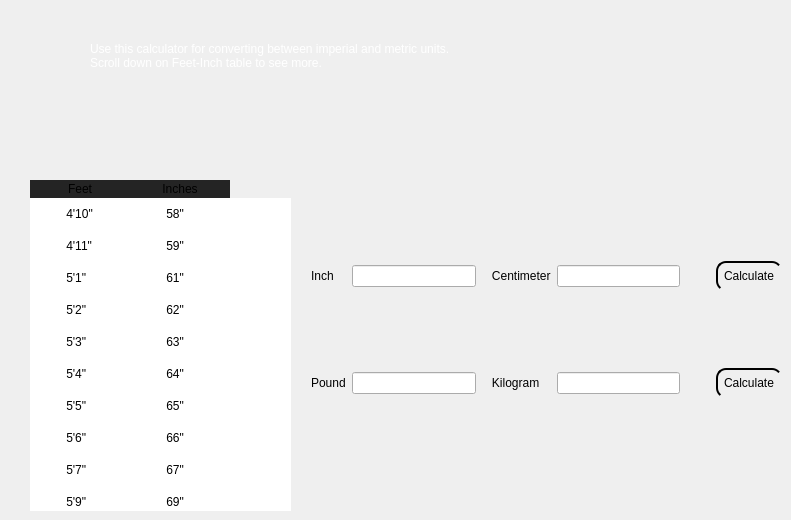
     <widget class="QWidget" name="page_units">
      <property name="styleSheet">
       <string notr="true">font: bold 22px &quot;Calibri&quot;;</string>
      </property>
      <widget class="QWidget" name="verticalLayoutWidget_6">
       <property name="geometry">
        <rect>
         <x>90</x>
         <y>20</y>
         <width>631</width>
         <height>71</height>
        </rect>
       </property>
       <layout class="QVBoxLayout" name="verticalLayout_units">
        <item>
         <widget class="QLabel" name="label_summary_units">
          <property name="palette">
           <palette>
            <active>
             <colorrole role="WindowText">
              <brush brushstyle="SolidPattern">
               <color alpha="255">
                <red>255</red>
                <green>255</green>
                <blue>255</blue>
               </color>
              </brush>
             </colorrole>
             <colorrole role="Button">
              <brush brushstyle="SolidPattern">
               <color alpha="255">
                <red>36</red>
                <green>36</green>
                <blue>36</blue>
               </color>
              </brush>
             </colorrole>
             <colorrole role="Text">
              <brush brushstyle="SolidPattern">
               <color alpha="255">
                <red>255</red>
                <green>255</green>
                <blue>255</blue>
               </color>
              </brush>
             </colorrole>
             <colorrole role="ButtonText">
              <brush brushstyle="SolidPattern">
               <color alpha="255">
                <red>255</red>
                <green>255</green>
                <blue>255</blue>
               </color>
              </brush>
             </colorrole>
             <colorrole role="Base">
              <brush brushstyle="SolidPattern">
               <color alpha="255">
                <red>36</red>
                <green>36</green>
                <blue>36</blue>
               </color>
              </brush>
             </colorrole>
             <colorrole role="Window">
              <brush brushstyle="SolidPattern">
               <color alpha="255">
                <red>36</red>
                <green>36</green>
                <blue>36</blue>
               </color>
              </brush>
             </colorrole>
             <colorrole role="PlaceholderText">
              <brush brushstyle="NoBrush">
               <color alpha="128">
                <red>255</red>
                <green>255</green>
                <blue>255</blue>
               </color>
              </brush>
             </colorrole>
            </active>
            <inactive>
             <colorrole role="WindowText">
              <brush brushstyle="SolidPattern">
               <color alpha="255">
                <red>255</red>
                <green>255</green>
                <blue>255</blue>
               </color>
              </brush>
             </colorrole>
             <colorrole role="Button">
              <brush brushstyle="SolidPattern">
               <color alpha="255">
                <red>36</red>
                <green>36</green>
                <blue>36</blue>
               </color>
              </brush>
             </colorrole>
             <colorrole role="Text">
              <brush brushstyle="SolidPattern">
               <color alpha="255">
                <red>255</red>
                <green>255</green>
                <blue>255</blue>
               </color>
              </brush>
             </colorrole>
             <colorrole role="ButtonText">
              <brush brushstyle="SolidPattern">
               <color alpha="255">
                <red>255</red>
                <green>255</green>
                <blue>255</blue>
               </color>
              </brush>
             </colorrole>
             <colorrole role="Base">
              <brush brushstyle="SolidPattern">
               <color alpha="255">
                <red>36</red>
                <green>36</green>
                <blue>36</blue>
               </color>
              </brush>
             </colorrole>
             <colorrole role="Window">
              <brush brushstyle="SolidPattern">
               <color alpha="255">
                <red>36</red>
                <green>36</green>
                <blue>36</blue>
               </color>
              </brush>
             </colorrole>
             <colorrole role="PlaceholderText">
              <brush brushstyle="NoBrush">
               <color alpha="128">
                <red>255</red>
                <green>255</green>
                <blue>255</blue>
               </color>
              </brush>
             </colorrole>
            </inactive>
            <disabled>
             <colorrole role="WindowText">
              <brush brushstyle="SolidPattern">
               <color alpha="255">
                <red>255</red>
                <green>255</green>
                <blue>255</blue>
               </color>
              </brush>
             </colorrole>
             <colorrole role="Button">
              <brush brushstyle="SolidPattern">
               <color alpha="255">
                <red>36</red>
                <green>36</green>
                <blue>36</blue>
               </color>
              </brush>
             </colorrole>
             <colorrole role="Text">
              <brush brushstyle="SolidPattern">
               <color alpha="255">
                <red>255</red>
                <green>255</green>
                <blue>255</blue>
               </color>
              </brush>
             </colorrole>
             <colorrole role="ButtonText">
              <brush brushstyle="SolidPattern">
               <color alpha="255">
                <red>255</red>
                <green>255</green>
                <blue>255</blue>
               </color>
              </brush>
             </colorrole>
             <colorrole role="Base">
              <brush brushstyle="SolidPattern">
               <color alpha="255">
                <red>36</red>
                <green>36</green>
                <blue>36</blue>
               </color>
              </brush>
             </colorrole>
             <colorrole role="Window">
              <brush brushstyle="SolidPattern">
               <color alpha="255">
                <red>36</red>
                <green>36</green>
                <blue>36</blue>
               </color>
              </brush>
             </colorrole>
             <colorrole role="PlaceholderText">
              <brush brushstyle="NoBrush">
               <color alpha="128">
                <red>255</red>
                <green>255</green>
                <blue>255</blue>
               </color>
              </brush>
             </colorrole>
            </disabled>
           </palette>
          </property>
          <property name="styleSheet">
           <string notr="true">font: bold 22px &quot;Calibri&quot;;</string>
          </property>
          <property name="text">
           <string>Use this calculator for converting between imperial and metric units.
Scroll down on Feet-Inch table to see more.</string>
          </property>
          <property name="wordWrap">
           <bool>true</bool>
          </property>
         </widget>
        </item>
       </layout>
      </widget>
      <widget class="QWidget" name="gridLayoutWidget_4">
       <property name="geometry">
        <rect>
         <x>311</x>
         <y>190</y>
         <width>471</width>
         <height>281</height>
        </rect>
       </property>
       <layout class="QGridLayout" name="gridLayout_un">
        <item row="1" column="1">
         <widget class="QLineEdit" name="lineEdit_pound_un">
          <property name="placeholderText">
           <string/>
          </property>
         </widget>
        </item>
        <item row="1" column="3">
         <widget class="QLineEdit" name="lineEdit_kilo_un">
          <property name="placeholderText">
           <string/>
          </property>
         </widget>
        </item>
        <item row="0" column="1">
         <widget class="QLineEdit" name="lineEdit_inch_un">
          <property name="placeholderText">
           <string/>
          </property>
         </widget>
        </item>
        <item row="0" column="4">
         <widget class="QPushButton" name="pushButton_length">
          <property name="styleSheet">
           <string notr="true">QPushButton{
    border-style: outset;
    border-width: 2px;
    border-radius: 10px;
    padding: 6px;
	max-width: 70px;
	margin-left: 30px;
	font: bold 18px &quot;Calibri&quot;;
}</string>
          </property>
          <property name="text">
           <string>Calculate</string>
          </property>
         </widget>
        </item>
        <item row="0" column="2">
         <widget class="QLabel" name="label_centimeter_un">
          <property name="text">
           <string>   Centimeter</string>
          </property>
         </widget>
        </item>
        <item row="1" column="0">
         <widget class="QLabel" name="label_pound_un">
          <property name="text">
           <string>Pound</string>
          </property>
         </widget>
        </item>
        <item row="0" column="3">
         <widget class="QLineEdit" name="lineEdit_centimeter_un">
          <property name="placeholderText">
           <string/>
          </property>
         </widget>
        </item>
        <item row="1" column="4">
         <widget class="QPushButton" name="pushButton_mass">
          <property name="styleSheet">
           <string notr="true">QPushButton{
    border-style: outset;
    border-width: 2px;
    border-radius: 10px;
    padding: 6px;
	max-width: 70px;
	margin-left: 30px;
	font: bold 18px &quot;Calibri&quot;;
}</string>
          </property>
          <property name="text">
           <string>Calculate</string>
          </property>
         </widget>
        </item>
        <item row="1" column="2">
         <widget class="QLabel" name="label_kilo_un">
          <property name="text">
           <string>   Kilogram</string>
          </property>
         </widget>
        </item>
        <item row="0" column="0">
         <widget class="QLabel" name="label_inch_un">
          <property name="text">
           <string>Inch</string>
          </property>
         </widget>
        </item>
       </layout>
      </widget>
      <widget class="QTableWidget" name="tableWidget_units">
       <property name="geometry">
        <rect>
         <x>30</x>
         <y>180</y>
         <width>261</width>
         <height>331</height>
        </rect>
       </property>
       <property name="layoutDirection">
        <enum>Qt::LeftToRight</enum>
       </property>
       <property name="autoFillBackground">
        <bool>false</bool>
       </property>
       <property name="styleSheet">
        <string notr="true">QHeaderView::section {
    background-color: rgb(36, 36, 36);
    border: none;
}

</string>
       </property>
       <property name="frameShape">
        <enum>QFrame::NoFrame</enum>
       </property>
       <property name="verticalScrollBarPolicy">
        <enum>Qt::ScrollBarAlwaysOff</enum>
       </property>
       <property name="alternatingRowColors">
        <bool>false</bool>
       </property>
       <property name="showGrid">
        <bool>false</bool>
       </property>
       <property name="cornerButtonEnabled">
        <bool>false</bool>
       </property>
       <attribute name="horizontalHeaderVisible">
        <bool>true</bool>
       </attribute>
       <attribute name="horizontalHeaderHighlightSections">
        <bool>true</bool>
       </attribute>
       <attribute name="verticalHeaderVisible">
        <bool>false</bool>
       </attribute>
       <attribute name="verticalHeaderMinimumSectionSize">
        <number>32</number>
       </attribute>
       <row>
        <property name="text">
         <string>1</string>
        </property>
       </row>
       <row>
        <property name="text">
         <string>2</string>
        </property>
       </row>
       <row>
        <property name="text">
         <string>3</string>
        </property>
       </row>
       <row>
        <property name="text">
         <string>4</string>
        </property>
       </row>
       <row>
        <property name="text">
         <string>5</string>
        </property>
       </row>
       <row>
        <property name="text">
         <string>6</string>
        </property>
       </row>
       <row>
        <property name="text">
         <string>7</string>
        </property>
       </row>
       <row>
        <property name="text">
         <string>8</string>
        </property>
       </row>
       <row>
        <property name="text">
         <string>10</string>
        </property>
       </row>
       <row>
        <property name="text">
         <string>11</string>
        </property>
       </row>
       <row>
        <property name="text">
         <string>12</string>
        </property>
       </row>
       <row>
        <property name="text">
         <string>13</string>
        </property>
       </row>
       <row>
        <property name="text">
         <string>14</string>
        </property>
       </row>
       <row>
        <property name="text">
         <string>16</string>
        </property>
       </row>
       <row>
        <property name="text">
         <string>17</string>
        </property>
       </row>
       <row>
        <property name="text">
         <string>18</string>
        </property>
       </row>
       <row>
        <property name="text">
         <string>20</string>
        </property>
       </row>
       <row>
        <property name="text">
         <string>21</string>
        </property>
       </row>
       <row>
        <property name="text">
         <string>22</string>
        </property>
       </row>
       <column>
        <property name="text">
         <string>Feet</string>
        </property>
       </column>
       <column>
        <property name="text">
         <string>Inches</string>
        </property>
       </column>
       <item row="0" column="0">
        <property name="text">
         <string>          4'10&quot;</string>
        </property>
       </item>
       <item row="0" column="1">
        <property name="text">
         <string>          58&quot;</string>
        </property>
       </item>
       <item row="1" column="0">
        <property name="text">
         <string>          4'11&quot;</string>
        </property>
       </item>
       <item row="1" column="1">
        <property name="text">
         <string>          59&quot;</string>
        </property>
       </item>
       <item row="2" column="0">
        <property name="text">
         <string>          5'1&quot;</string>
        </property>
       </item>
       <item row="2" column="1">
        <property name="text">
         <string>          61&quot;</string>
        </property>
       </item>
       <item row="3" column="0">
        <property name="text">
         <string>          5'2&quot;</string>
        </property>
       </item>
       <item row="3" column="1">
        <property name="text">
         <string>          62&quot;</string>
        </property>
       </item>
       <item row="4" column="0">
        <property name="text">
         <string>          5'3&quot;</string>
        </property>
       </item>
       <item row="4" column="1">
        <property name="text">
         <string>          63&quot;</string>
        </property>
       </item>
       <item row="5" column="0">
        <property name="text">
         <string>          5'4&quot;</string>
        </property>
       </item>
       <item row="5" column="1">
        <property name="text">
         <string>          64&quot;</string>
        </property>
       </item>
       <item row="6" column="0">
        <property name="text">
         <string>          5'5&quot;</string>
        </property>
       </item>
       <item row="6" column="1">
        <property name="text">
         <string>          65&quot;</string>
        </property>
       </item>
       <item row="7" column="0">
        <property name="text">
         <string>          5'6&quot;</string>
        </property>
       </item>
       <item row="7" column="1">
        <property name="text">
         <string>          66&quot;</string>
        </property>
       </item>
       <item row="8" column="0">
        <property name="text">
         <string>          5'7&quot;</string>
        </property>
       </item>
       <item row="8" column="1">
        <property name="text">
         <string>          67&quot;</string>
        </property>
       </item>
       <item row="9" column="0">
        <property name="text">
         <string>          5'9&quot;</string>
        </property>
       </item>
       <item row="9" column="1">
        <property name="text">
         <string>          69&quot;</string>
        </property>
       </item>
       <item row="10" column="0">
        <property name="text">
         <string>          5'10&quot;</string>
        </property>
       </item>
       <item row="10" column="1">
        <property name="text">
         <string>          70&quot;</string>
        </property>
       </item>
       <item row="11" column="0">
        <property name="text">
         <string>          5'11&quot;</string>
        </property>
       </item>
       <item row="11" column="1">
        <property name="text">
         <string>          71&quot;</string>
        </property>
       </item>
       <item row="12" column="0">
        <property name="text">
         <string>          6'0&quot;</string>
        </property>
       </item>
       <item row="12" column="1">
        <property name="text">
         <string>          72&quot;</string>
        </property>
       </item>
       <item row="13" column="0">
        <property name="text">
         <string>          6'1&quot;</string>
        </property>
       </item>
       <item row="13" column="1">
        <property name="text">
         <string>          73&quot;</string>
        </property>
       </item>
       <item row="14" column="0">
        <property name="text">
         <string>          6'3&quot;</string>
        </property>
       </item>
       <item row="14" column="1">
        <property name="text">
         <string>          75&quot;</string>
        </property>
       </item>
       <item row="15" column="0">
        <property name="text">
         <string>          6'4&quot;</string>
        </property>
       </item>
       <item row="15" column="1">
        <property name="text">
         <string>          76&quot;</string>
        </property>
       </item>
       <item row="16" column="0">
        <property name="text">
         <string>          6'5&quot;</string>
        </property>
       </item>
       <item row="16" column="1">
        <property name="text">
         <string>          77&quot;</string>
        </property>
       </item>
       <item row="17" column="0">
        <property name="text">
         <string>          6'6&quot;</string>
        </property>
       </item>
       <item row="17" column="1">
        <property name="text">
         <string>          78&quot;</string>
        </property>
       </item>
       <item row="18" column="0">
        <property name="text">
         <string>          6'7&quot;</string>
        </property>
       </item>
       <item row="18" column="1">
        <property name="text">
         <string>          79&quot;</string>
        </property>
       </item>
      </widget>
     </widget>
